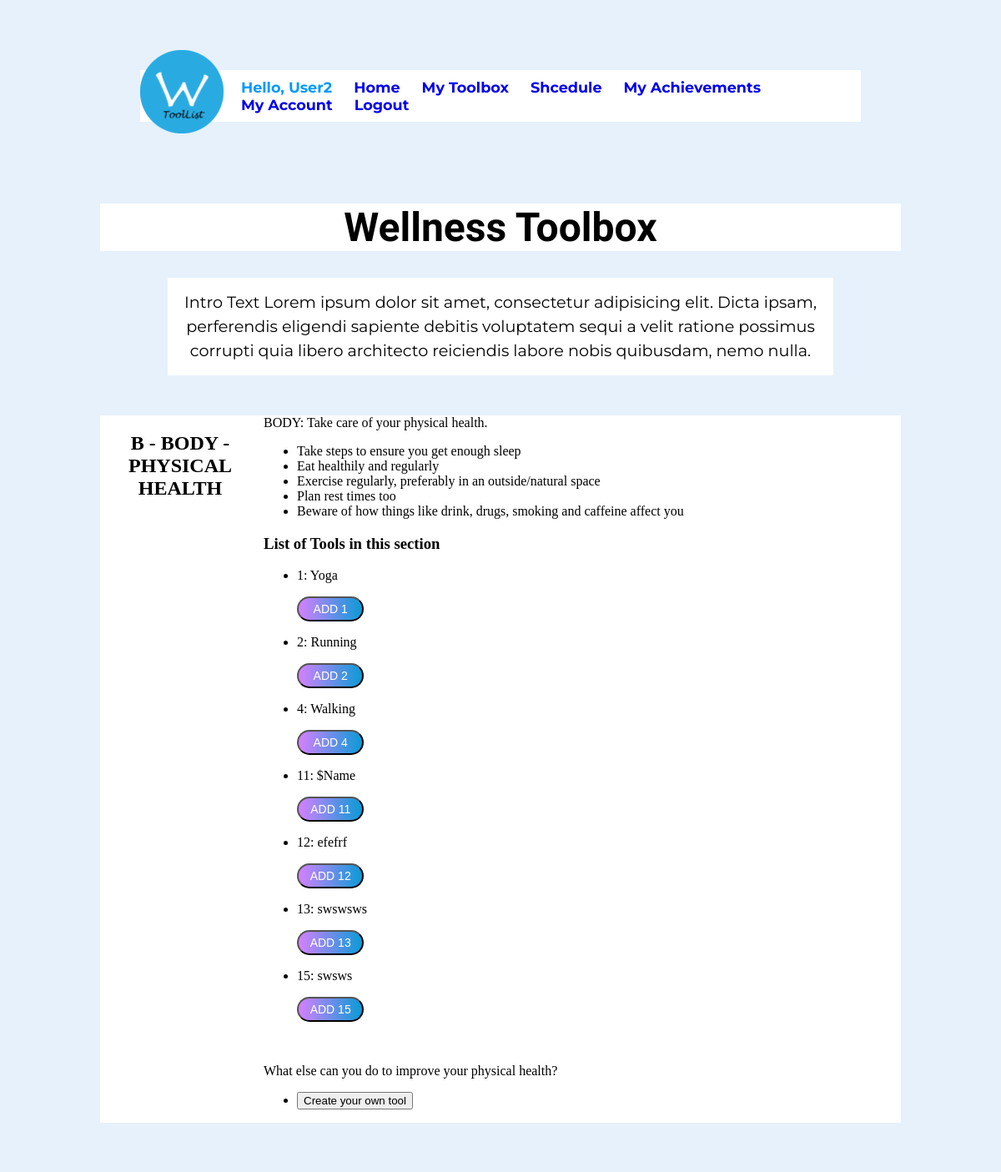
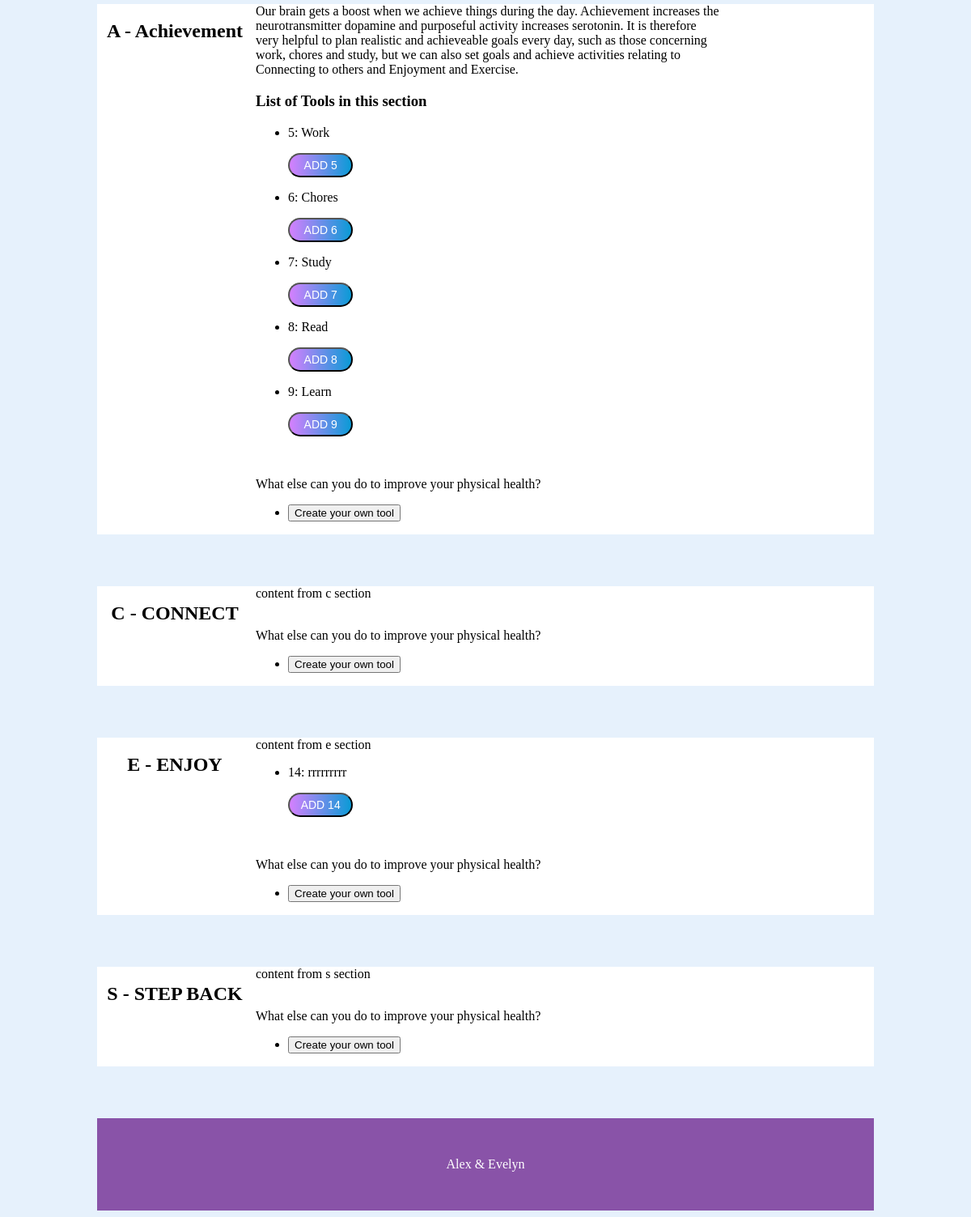
The app's page / (signed in) with its own data (2 pictures, top to bottom).
### tables this page shows
CREATE TABLE `Tool` (
  `Tool-id` int(11) NOT NULL,
  `Name` varchar(30) NOT NULL,
  `Section` varchar(1) NOT NULL,
  `Description` text NOT NULL,
  `Date` date NOT NULL
);

### index.php (the view, shortened to what this page needs)
<?php
include("includes/database.php");
include("includes/header.php");
include("includes/nav.php");
$sectionB = "B";
$sectionA = "A";
$sectionE = "E";
$stmtB = $pdo->prepare("SELECT * FROM `Tool` WHERE `Section` = '$sectionB'");
$stmtA = $pdo->prepare("SELECT * FROM `Tool` WHERE `Section` = '$sectionA'");
$stmtE = $pdo->prepare("SELECT * FROM `Tool` WHERE `Section` = '$sectionE'");
$stmtB->execute();
$stmtA->execute();
$stmtE->execute();
?>
<h1 id="app-title">Wellness Toolbox</h1>
<h2 class="intro-text">Intro Text Lorem ipsum dolor sit amet, consectetur adipisicing elit. Dicta ipsam, perferendis eligendi sapiente debitis voluptatem sequi a velit ratione possimus corrupti quia libero architecto reiciendis labore nobis quibusdam, nemo nulla.</h2>
<div>
	<section class="tool-section">
		<h1>B - BODY - PHYSICAL HEALTH</h1>
		<div class="tool-description-container">
		<div class="section-description">BODY: Take care of your physical health.
		<ul>
			<li>Take steps to ensure you get enough sleep</li>
			<li>Eat healthily and regularly</li>
			<li>Exercise regularly, preferably in an outside/natural space</li>
			<li>Plan rest times too</li>
			<li>Beware of how things like drink, drugs, smoking and caffeine affect you</li>
		</ul>
		</div>
		<h3>List of Tools in this section</h3>
		<?
		while($row = $stmtB->fetch()) {
		?>
		<ul>
			<li>
				<p><? echo($row["Tool-id"]); ?>: <? echo($row["Name"]); ?></p>
				<form action="process-add.php" method="POST">
					<input type="submit" class="colorButton" name="" value="ADD <? echo $row["Tool-id"]; ?>" />
				</form>
			</li>
		</ul>
		<?
		}
		?>
		<br>
		<p>What else can you do to improve your physical health?</p>
		<ul>
			<li>
				<a href="add-your-tool.php"><input type="button" value="Create your own tool" /></a>
			</li>
		</ul>
		</div>
	</section>
	<section class="tool-section">
		<h1>A - Achievement </h1>
		<div class="tool-description-container">
		<div class="section-description">
			Our brain gets a boost when we achieve things during the day.  Achievement increases the neurotransmitter dopamine and purposeful activity increases serotonin. It is therefore very helpful to plan realistic and achieveable goals every day, such as those concerning work, chores  and study, but we can also set goals and achieve activities relating to Connecting to others and Enjoyment and Exercise.
		</div>
		<h3>List of Tools in this section</h3>
		<?
		while($row = $stmtA->fetch()) {
		?>
		<ul>
			<li>
				<p><? echo($row["Tool-id"]); ?>: <? echo($row["Name"]); ?></p>
				<form action="process-add.php" method="POST">
					<input type="submit" class="colorButton" name="" value="ADD <? echo $row["Tool-id"]; ?>" />
				</form>
			</li>
		</ul>
		<?
		}
		?>
		<br>
		<p>What else can you do to improve your physical health?</p>
		<ul>
			<li>
				<a href="add-your-tool.php"><input type="button" value="Create your own tool" /></a>
			</li>
		</ul>
		</div>
	</section>
	<section class="tool-section">
		<h1>C - CONNECT</h1>
		<div class="tool-description-container">
			<div class="section-description">
			content from c section
			</div>
		<br>
		<p>What else can you do to improve your physical health?</p>
		<ul>
			<li>
				<a href="add-your-tool.php"><input type="button" value="Create your own tool" /></a>
			</li>
		</ul>
		</div>
	</section>
	<section class="tool-section">
		<h1>E - ENJOY</h1>
		<div class="tool-description-container">
			<div class="section-description">
			content from e section
			</div>
		<?
		while($row = $stmtE->fetch()) {
		?>
		<ul>
			<li>
				<p><? echo($row["Tool-id"]); ?>: <? echo($row["Name"]); ?></p>
				<form action="process-add.php" method="POST">
					<input type="submit" class="colorButton" name="" value="ADD <? echo $row["Tool-id"]; ?>" />
				</form>
			</li>
		</ul>
		<?
		}
		?>
		<br>
		<p>What else can you do to improve your physical health?</p>
		<ul>
			<li>
				<a href="add-your-tool.php"><input type="button" value="Create your own tool" /></a>
			</li>
		</ul>
		</div>
	</section>
	<section class="tool-section">
		<h1>S - STEP BACK</h1>
		<div class="tool-description-container">
			<div class="section-description">
			content from s section
			</div>
		<br>
		<p>What else can you do to improve your physical health?</p>
		<ul>
			<li>
				<a href="add-your-tool.php"><input type="button" value="Create your own tool" /></a>
			</li>
		</ul>
		</div>
	</section>
</div>
<? include("includes/footer.php");  ?>

### includes/stylesheets/style.css (style rules this page uses)
.colorButton { background: linear-gradient(0.25turn, #d580fe, #0a9bd6); color:#fff; width: 15%; padding: 5px; font-size:14px; text-align: center; border-radius:20px; }
body { background-color: #e6f1fc; font-family:'Neuton' serif; }
ul, #app-title, .wrapper, footer { background-color: white; }
h1, .intro-text, footer { text-align: center; }
#app-title { font-family: 'Domine', serif; }
#app-title { font-size: 3em; }
.intro-text { width: 80%; margin: 0 auto; font: 1.2em 'Montserrat', sans-serif; line-height: 1.5em; padding: 0.8em; background-color: white; }
.tool-section h1 { width: 100%; display: inline-block; }
.tool-section { margin-bottom: 4em; margin-top: 3em; background-color: #fff; }
@media screen and (min-width: 960px) { .tool-section h1 { width: 20%; display: inline-block; vertical-align: top; } }
@media screen and (min-width: 960px) { .tool-description-container { width: 60%; display: inline-block; background-color: #fff; } }

### records on screen
tool: value "1", Name "Yoga", value "ADD 1"
tool: value "2", Name "Running", value "ADD 2"
tool: value "4", Name "Walking", value "ADD 4"
tool: value "11", Name "$Name", value "ADD 11"
tool: value "12", Name "efefrf", value "ADD 12"
tool: value "13", Name "swswsws", value "ADD 13"
tool: value "15", Name "swsws", value "ADD 15"
tool: value "5", Name "Work", value "ADD 5"
tool: value "6", Name "Chores", value "ADD 6"
tool: value "7", Name "Study", value "ADD 7"
tool: value "8", Name "Read", value "ADD 8"
tool: value "9", Name "Learn", value "ADD 9"
tool: value "14", Name "rrrrrrrrr", value "ADD 14"

### other values on screen
$_SESSION["Username"] "User2"
